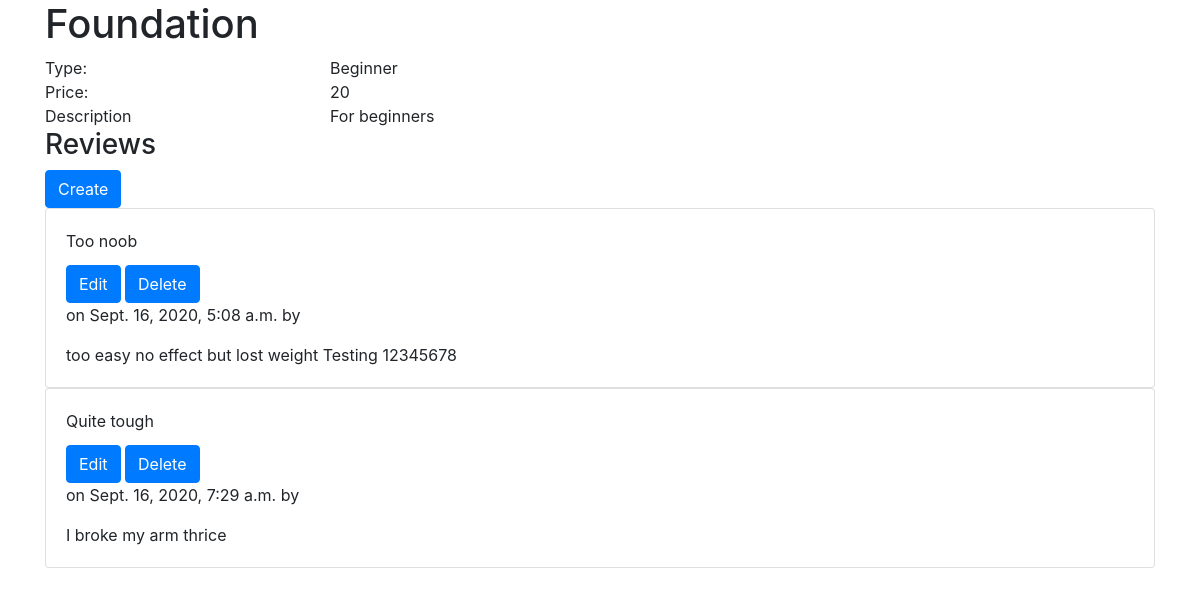
Screenshot of /products/exercise/details/2 with the database file from the repository.
### products/models.py (models this page shows, shortened)
class Exercise(models.Model):
    title = models.CharField(blank=False, max_length=255)
    description = models.CharField(blank=False, max_length=255)
    price = models.PositiveIntegerField(blank=False)
    exercise_type = models.ForeignKey(ExerciseType, on_delete=models.CASCADE)

class ExerciseType(models.Model):
    type = models.CharField(blank=False, max_length=100)
    def __str__(self):
        return self.type

### reviews/models.py (models this page shows, shortened)
class ExerciseReview(models.Model):
    title = models.CharField(blank=False, max_length=255)
    content = models.TextField(blank=False, max_length=255)
    datetime = models.DateTimeField(auto_now=True)
    exercise = models.ForeignKey(Exercise, on_delete=models.CASCADE)
    customer = models.ForeignKey(User, on_delete=models.CASCADE)

### products/views.py (the view)
def view_exercise_details(request, exercise_id):
    exercise_model = get_object_or_404(Exercise, pk=exercise_id)
    return render(request, 'products/exercise_details.template.html', {
        "exercise": exercise_model
    })

### products/templates/products/exercise_details.template.html (shortened to what this page needs)
{% extends 'base.template.html' %}
{% block content %}
<h1>{{exercise.title}}</h1>
<div class="row">
  <div class="col-3">
    Type:
  </div>
  <div class="col">
    {{exercise.exercise_type}}
  </div>
</div>
<div class="row">
  <div class="col-3">
    Price:
  </div>
  <div class="col">
    {{exercise.price}}
  </div>
</div>
<div class="row">
  <div class="col-3">Description</div>
  <div class="col">{{exercise.description}}</div>
</div>
<h3>Reviews</h3>
<a class="btn btn-primary" href="{% url 'create_exercise_review_route' exercise_id=exercise.id %}">Create</a>
{% for r in exercise.exercisereview_set.all %}
<div class="card">
  <div class="card-body">
    <div class="card-title">{{r.title}}</div>
    <a class="btn btn-primary" href="{% url 'update_exercise_review_route' exercisereview_id=r.id %}">Edit</a>
    <a class="btn btn-primary" href="{% url 'delete_exercise_review_route' exercisereview_id=r.id %}">Delete</a>
    <p>on {{r.datetime}} by {{r.customer.first_name}} {{r.customer.last_name}}</p>
    <div>
      {{r.content}}
    </div>
  </div>
</div>
{% endfor %}
{% endblock%}

### rows the page displays
Exercise: title "Foundation", exercise_type "Beginner", price "20", description "For beginners"
ExerciseReview: title "Too noob", datetime "Sept. 16, 2020, 5:08 a.m.", content "too easy no effect but lost weight Testing 12345678"
ExerciseReview: title "Quite tough", datetime "Sept. 16, 2020, 7:29 a.m.", content "I broke my arm thrice"
